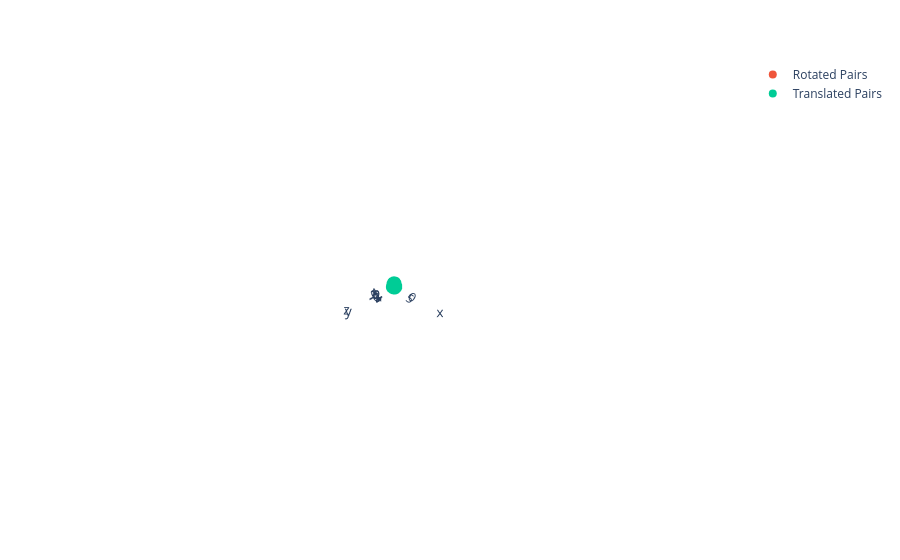

The notebook cell this image was saved under:
### Markdown cell above
### Translating Set of Points

### Code cell
translated_pairs = translate.(rotated_pairs[:],Ref([1,1,1]))
translated_Π     = translate(Π, [2,2,2])

p6 = plotpoint(translated_pairs, name="Translated Pairs")
p7 = plotplane(translated_Π, 4, name = "Translation Plane")
fig = plot([p4, p5, p6, p7])
# restyle!(fig, name = ["Plane", "Pair Points","Reflected Pair Points", "Translated Plane"])
fig
